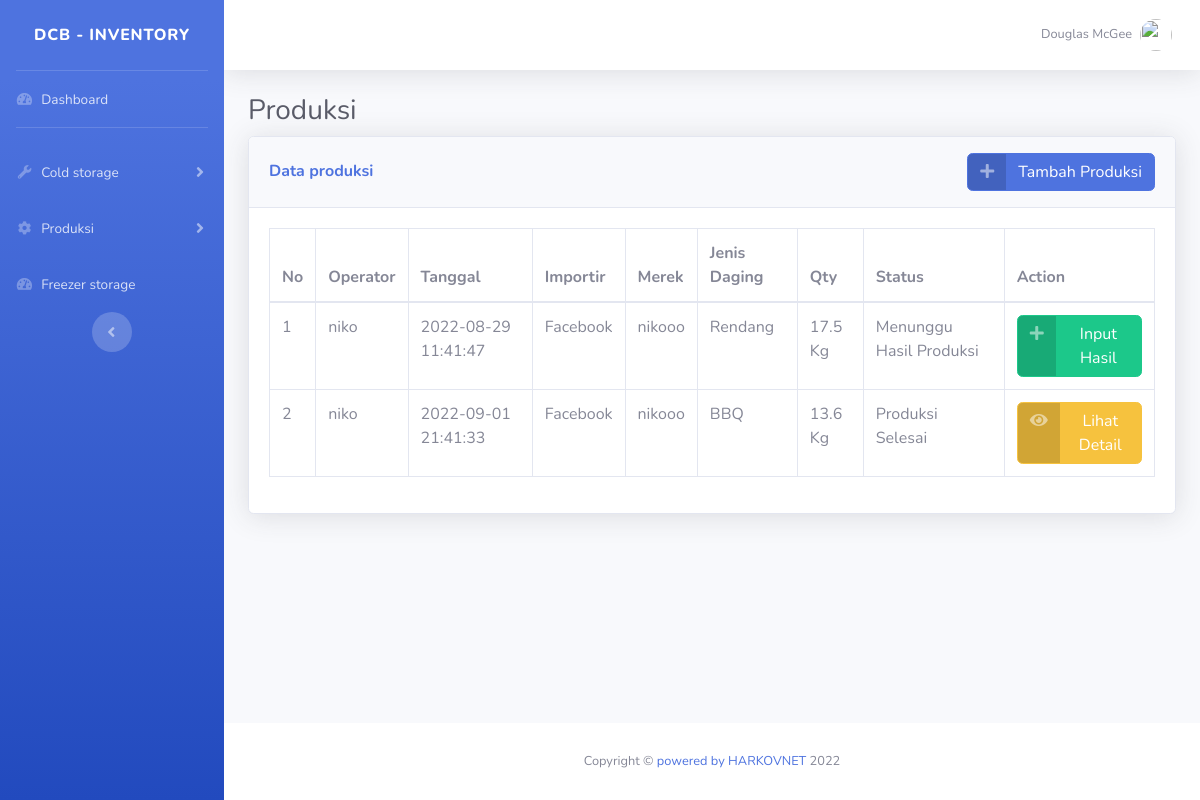
The app's page /Inventory/produksi/produksi.php with its own data.
### tables this page shows
CREATE TABLE `tempcoldstorage` (
  `id` int(10) NOT NULL,
  `tanggalwaktu` varchar(30) NOT NULL,
  `importir` varchar(30) NOT NULL,
  `merek` varchar(30) NOT NULL,
  `jenisdaging` varchar(30) NOT NULL,
  `qty` float NOT NULL,
  `hargadasar` float NOT NULL,
  `hargaaset` float NOT NULL,
  `operator` varchar(30) NOT NULL,
  `foto` varchar(100) NOT NULL,
  `status` int(3) NOT NULL
);

### Inventory/produksi/produksi.php (the view, shortened to what this page needs)
<!DOCTYPE html>
<?php
include '../../database.php';
?>
<html lang="en">
<head>
    <link href="https://cdnjs.cloudflare.com/ajax/libs/select2/4.0.10/css/select2.min.css" rel="stylesheet" />
    <link href="../../assets/vendor/fontawesome-free/css/all.min.css" rel="stylesheet" type="text/css">
    <link href="../../assets/css/sb-admin-2.min.css" rel="stylesheet">
    <link href="../../assets/vendor/datatables/dataTables.bootstrap4.min.css" rel="stylesheet">
</head>
<body id="page-top">
    <div id="wrapper">
        <ul class="navbar-nav bg-gradient-primary sidebar sidebar-dark accordion" id="accordionSidebar">
            <a class="sidebar-brand d-flex align-items-center justify-content-center" href="index.html">
                <div class="sidebar-brand-text mx-3">DCB - Inventory </div>
            </a>
            <hr class="sidebar-divider my-0">
            <li class="nav-item">
                <a class="nav-link" href="../index.php">
                    <i class="fas fa-fw fa-tachometer-alt"></i>
                    <span>Dashboard</span></a>
            </li>
            <hr class="sidebar-divider">
            <li class="nav-item">
                <a class="nav-link collapsed" href="#" data-toggle="collapse" data-target="#collapseUtilities" aria-expanded="true" aria-controls="collapseUtilities">
                    <i class="fas fa-fw fa-wrench"></i>
                    <span>Cold storage</span>
                </a>
            </li>
            <li class="nav-item">
                <a class="nav-link collapsed" href="#" data-toggle="collapse" data-target="#collapseTwo" aria-expanded="true" aria-controls="collapseTwo">
                    <i class="fas fa-fw fa-cog"></i>
                    <span>Produksi</span>
                </a>
            </li>
            <li class="nav-item">
                <a class="nav-link" href="../freezer/freezer_storage.php">
                    <i class="fas fa-fw fa-tachometer-alt"></i>
                    <span>Freezer storage</span></a>
            </li>
            <div class="text-center d-none d-md-inline">
                <button class="rounded-circle border-0" id="sidebarToggle"></button>
            </div>
        </ul>
        <div id="content-wrapper" class="d-flex flex-column">
            <div id="content">
                <nav class="navbar navbar-expand navbar-light bg-white topbar mb-4 static-top shadow">
                    <ul class="navbar-nav ml-auto">
                        <li class="nav-item dropdown no-arrow">
                            <a class="nav-link dropdown-toggle" href="#" id="userDropdown" role="button" data-toggle="dropdown" aria-haspopup="true" aria-expanded="false">
                                <span class="mr-2 d-none d-lg-inline text-gray-600 small">Douglas McGee</span>
                                <img class="img-profile rounded-circle" src="img/undraw_profile.svg">
                            </a>
                        </li>
                    </ul>
                </nav>
                <div class="container-fluid">
                    <h1 class="h3 mb-2 text-gray-800">Produksi</h1>
                    <div class="card shadow mb-4">
                        <div class="card-header py-3 d-flex justify-content-between align-items-center">
                            <h6 class="m-0 font-weight-bold text-primary">Data produksi</h6>
                            <a href="#" class="btn btn-primary btn-icon-split" data-toggle="modal" data-target="#exampleModal" data-whatever="@mdo">
                                <span class="icon text-white-50">
                                    <i class="fas fa-plus"></i>
                                </span>
                                <span class="text">Tambah Produksi</span>
                            </a>
                        </div>
                        <div class="card-body">
                            <div class="table-responsive">
                                <table class="table table-bordered" id="dataTable" width="100%" cellspacing="0">
                                    <thead>
                                        <tr>
                                            <th>No</th>
                                            <th>Operator</th>
                                            <th>Tanggal</th>
                                            <th>Importir</th>
                                            <th>Merek</th>
                                            <th>Jenis Daging</th>
                                            <th>Qty</th>
                                            <th>Status</th>
                                            <th>Action</th>
                                        </tr>
                                    </thead>
                                   <?php
                                      $sql = "SELECT * FROM tempcoldstorage";
                                        $result = mysqli_query($db, $sql);
                                        $no = 1;
                                        if (mysqli_num_rows($result) > 0) {
                                            while($row = mysqli_fetch_assoc($result)) {
                                                echo "<tr>";
                                                echo "<td>".$no."</td>";
                                                echo "<td>".$row['operator']."</td>";
                                                echo "<td>".$row['tanggalwaktu']."</td>";
                                                echo "<td>".$row['importir']."</td>";
                                                echo "<td>".$row['merek']."</td>";
                                                echo "<td>".$row['jenisdaging']."</td>";
                                                echo "<td>".$row['qty']." Kg</td>";
                                                if($row['status'] == 0){
                                                    echo "<td>Dalam Produksi</td>";
                                                }elseif($row['status'] == 1){
                                                    echo "<td>Menunggu Hasil Produksi</td>";
                                                }else{
                                                    echo "<td>Produksi Selesai</td>";
                                                }
                                                if($row['status'] == 0){
                                                    echo "<td><a href='produksiselesai.php?id=".$row['id']."' class='btn btn-primary btn-icon-split'>
                                                    <span class='icon text-white-50'>
                                                        <i class='fas fa-check'></i>
                                                    </span>
                                                    <span class='text'>Selesai</span>
                                                    </a>
                                                    <a href='deleteproduksi.php?id=".$row['id']."' class='btn btn-danger btn-icon-split'>
                                                    <span class='icon text-white-50'>
                                                        <i class='fas fa-trash'></i>
                                                    </span>
                                                    <span class='text'>Hapus</span>
                                                    </a></td>";
                                                }elseif($row['status'] == 1){
                                                    echo "<td><a href='inputhasilproduksi.php?id=".$row['id']."' class='btn btn-success btn-icon-split'>
                                                    <span class='icon text-white-50'>
                                                        <i class='fas fa-plus'></i>
                                                    </span>
                                                    <span class='text'>Input Hasil</span>
                                                    </a>
                                                    </td>";
                                                }elseif($row['status'] == 2){
                                                    echo "<td><a href='detailhasilproduksi.php?id=".$row['id']."' class='btn btn-warning btn-icon-split'>
                                                    <span class='icon text-white-50'>
                                                        <i class='fas fa-eye'></i>
                                                    </span>
                                                    <span class='text'>Lihat Detail</span>
                                                    </a>
                                                    </td>";
                                                }
                                                $no++;
                                                echo "</tr>";
                                            }
                                        } else {
                                            echo "0 results";
                                        }
                                   ?>
                                </table>
                            </div>
                        </div>
                    </div>
                </div>
            </div>
            <footer class="sticky-footer bg-white">
                <div class="container my-auto">
                    <div class="copyright text-center my-auto">
                        <span>Copyright &copy; <a href="harkovnet.manhost.my.id">powered by HARKOVNET</a></span>
                    </div>
                </div>
            </footer>
        </div>
    </div>
</body>
</html>

### records on screen
tempcoldstorage: operator "niko", tanggalwaktu "2022-08-29 11:41:47", importir "Facebook", merek "nikooo", jenisdaging "Rendang", qty "17.5", status "Menunggu Hasil Produksi"
tempcoldstorage: operator "niko", tanggalwaktu "2022-09-01 21:41:33", importir "Facebook", merek "nikooo", jenisdaging "BBQ", qty "13.6", status "Produksi Selesai"
